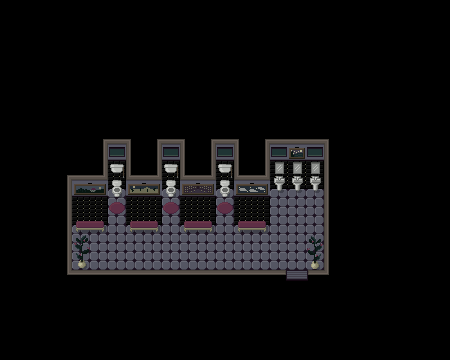

Rendered tile map (Tiled .tmx) drawn with the repository's tilesets; below, a short description and the map source with its tile grids summarised:
An orthogonal 25x20 tile map with 18x18 px tiles, 3 tile layers (Livello tile 1, Furniture, Foreground), 2 tilesets and 11 objects.

<map version="1.10" tiledversion="1.11.0" orientation="orthogonal" renderorder="right-down" width="25" height="20" tilewidth="18" tileheight="18" infinite="0" nextlayerid="5" nextobjectid="15">
 <tileset firstgid="1" source="../../TILEMAPS/Tilemap 2/Tilemap2.tsx" />
 <tileset firstgid="171" source="../../TILEMAPS/Furniture/Furniture.tsx" />
 <layer id="1" name="Livello tile 1" width="25" height="20">
  <data>[500 cells, 500 non-empty, 21 distinct tile ids]</data>
 </layer>
 <layer id="2" name="Furniture" width="25" height="20">
  <data>[500 cells, 36 non-empty, 19 distinct tile ids]</data>
 </layer>
 <objectgroup id="3" name="Collisioni">
  <object id="2" x="54" y="270" width="288" height="18" />
  <object id="3" x="324" y="126" width="18" height="144" />
  <object id="4" x="54" y="126" width="18" height="144" />
  <object id="7" x="72" y="198" width="36" height="36" />
  <object id="8" x="126" y="198" width="36" height="36" />
  <object id="9" x="180" y="198" width="36" height="36" />
  <object id="10" x="234" y="198" width="36" height="36" />
  <object id="11" x="306" y="252" width="18" height="18" />
  <object id="12" x="72" y="252" width="18" height="18" />
  <object id="13" x="72" y="126" width="198" height="72" />
  <object id="14" x="270" y="126" width="54" height="54" />
 </objectgroup>
 <layer id="4" name="Foreground" width="25" height="20">
  <data>[500 cells, 2 non-empty, 2 distinct tile ids]</data>
 </layer>
</map>
